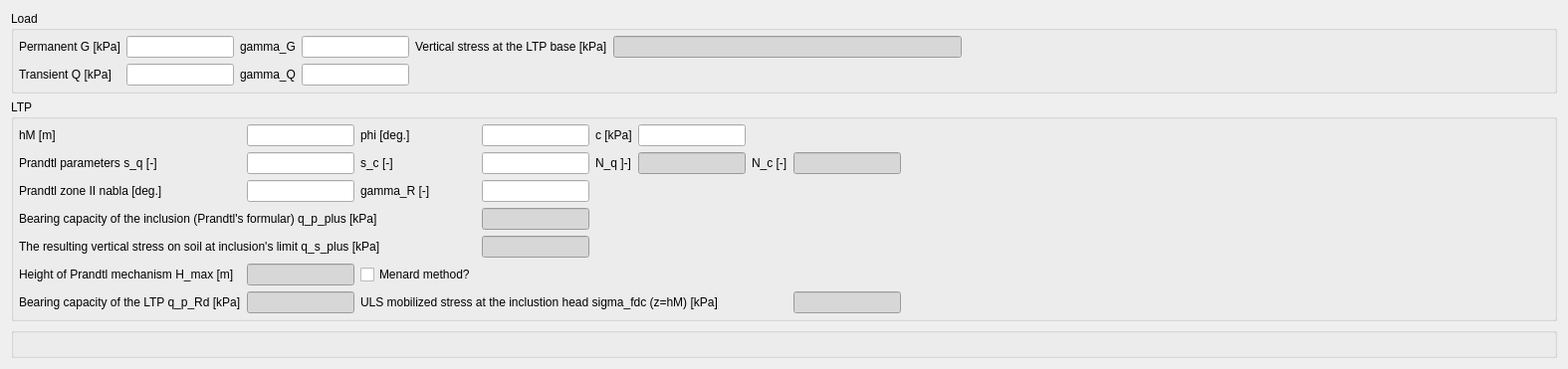
          <widget class="QWidget" name="tab_4">
           <attribute name="title">
            <string>Load &amp;&amp; LTP</string>
           </attribute>
           <layout class="QVBoxLayout" name="verticalLayout_5">
            <item>
             <widget class="QGroupBox" name="groupBox_3">
              <property name="sizePolicy">
               <sizepolicy hsizetype="Preferred" vsizetype="Preferred">
                <horstretch>0</horstretch>
                <verstretch>0</verstretch>
               </sizepolicy>
              </property>
              <property name="title">
               <string>Load</string>
              </property>
              <layout class="QGridLayout" name="gridLayout_3">
               <property name="leftMargin">
                <number>5</number>
               </property>
               <property name="topMargin">
                <number>5</number>
               </property>
               <property name="rightMargin">
                <number>0</number>
               </property>
               <property name="bottomMargin">
                <number>5</number>
               </property>
               <item row="0" column="6">
                <spacer name="horizontalSpacer_3">
                 <property name="orientation">
                  <enum>Qt::Horizontal</enum>
                 </property>
                 <property name="sizeHint" stdset="0">
                  <size>
                   <width>589</width>
                   <height>20</height>
                  </size>
                 </property>
                </spacer>
               </item>
               <item row="1" column="1">
                <widget class="QLineEdit" name="lineEdit_12">
                 <property name="sizePolicy">
                  <sizepolicy hsizetype="Preferred" vsizetype="Fixed">
                   <horstretch>0</horstretch>
                   <verstretch>0</verstretch>
                  </sizepolicy>
                 </property>
                </widget>
               </item>
               <item row="0" column="1">
                <widget class="QLineEdit" name="lineEdit_11">
                 <property name="sizePolicy">
                  <sizepolicy hsizetype="Preferred" vsizetype="Fixed">
                   <horstretch>0</horstretch>
                   <verstretch>0</verstretch>
                  </sizepolicy>
                 </property>
                </widget>
               </item>
               <item row="1" column="2">
                <widget class="QLabel" name="label_14">
                 <property name="text">
                  <string>gamma_Q</string>
                 </property>
                </widget>
               </item>
               <item row="1" column="3">
                <widget class="QLineEdit" name="lineEdit_14">
                 <property name="sizePolicy">
                  <sizepolicy hsizetype="Preferred" vsizetype="Fixed">
                   <horstretch>0</horstretch>
                   <verstretch>0</verstretch>
                  </sizepolicy>
                 </property>
                 <property name="text">
                  <string/>
                 </property>
                </widget>
               </item>
               <item row="0" column="2">
                <widget class="QLabel" name="label_13">
                 <property name="text">
                  <string>gamma_G</string>
                 </property>
                </widget>
               </item>
               <item row="1" column="4" colspan="3">
                <spacer name="horizontalSpacer_4">
                 <property name="orientation">
                  <enum>Qt::Horizontal</enum>
                 </property>
                 <property name="sizeHint" stdset="0">
                  <size>
                   <width>589</width>
                   <height>20</height>
                  </size>
                 </property>
                </spacer>
               </item>
               <item row="0" column="4">
                <widget class="QLabel" name="label_21">
                 <property name="text">
                  <string>Vertical stress at the LTP base [kPa]</string>
                 </property>
                </widget>
               </item>
               <item row="1" column="0">
                <widget class="QLabel" name="label_12">
                 <property name="text">
                  <string>Transient Q [kPa]</string>
                 </property>
                </widget>
               </item>
               <item row="0" column="0">
                <widget class="QLabel" name="label_11">
                 <property name="text">
                  <string>Permanent G [kPa]</string>
                 </property>
                </widget>
               </item>
               <item row="0" column="3">
                <widget class="QLineEdit" name="lineEdit_13">
                 <property name="sizePolicy">
                  <sizepolicy hsizetype="Preferred" vsizetype="Fixed">
                   <horstretch>0</horstretch>
                   <verstretch>0</verstretch>
                  </sizepolicy>
                 </property>
                 <property name="text">
                  <string/>
                 </property>
                </widget>
               </item>
               <item row="0" column="5">
                <widget class="QLineEdit" name="lineEdit_20">
                 <property name="styleSheet">
                  <string notr="true">background-color: rgb(215, 215, 215);</string>
                 </property>
                 <property name="readOnly">
                  <bool>true</bool>
                 </property>
                </widget>
               </item>
              </layout>
             </widget>
            </item>
            <item>
             <widget class="QGroupBox" name="groupBox_4">
              <property name="title">
               <string>LTP</string>
              </property>
              <layout class="QGridLayout" name="gridLayout_4">
               <property name="leftMargin">
                <number>5</number>
               </property>
               <property name="topMargin">
                <number>5</number>
               </property>
               <property name="rightMargin">
                <number>0</number>
               </property>
               <property name="bottomMargin">
                <number>5</number>
               </property>
               <item row="4" column="3">
                <widget class="QLineEdit" name="lineEdit_21">
                 <property name="styleSheet">
                  <string notr="true">background-color: rgb(215, 215, 215);</string>
                 </property>
                 <property name="readOnly">
                  <bool>true</bool>
                 </property>
                </widget>
               </item>
               <item row="1" column="2">
                <widget class="QLabel" name="label_20">
                 <property name="text">
                  <string>s_c [-]</string>
                 </property>
                </widget>
               </item>
               <item row="7" column="1">
                <widget class="QLineEdit" name="lineEdit_28">
                 <property name="styleSheet">
                  <string notr="true">background-color: rgb(215, 215, 215);</string>
                 </property>
                </widget>
               </item>
               <item row="0" column="1">
                <widget class="QLineEdit" name="lineEdit_15">
                 <property name="sizePolicy">
                  <sizepolicy hsizetype="Preferred" vsizetype="Fixed">
                   <horstretch>0</horstretch>
                   <verstretch>0</verstretch>
                  </sizepolicy>
                 </property>
                </widget>
               </item>
               <item row="3" column="2">
                <widget class="QLabel" name="label_27">
                 <property name="text">
                  <string>gamma_R [-]</string>
                 </property>
                </widget>
               </item>
               <item row="0" column="3">
                <widget class="QLineEdit" name="lineEdit_16">
                 <property name="sizePolicy">
                  <sizepolicy hsizetype="Preferred" vsizetype="Fixed">
                   <horstretch>0</horstretch>
                   <verstretch>0</verstretch>
                  </sizepolicy>
                 </property>
                </widget>
               </item>
               <item row="5" column="3">
                <widget class="QLineEdit" name="lineEdit_22">
                 <property name="styleSheet">
                  <string notr="true">background-color: rgb(215, 215, 215);</string>
                 </property>
                 <property name="readOnly">
                  <bool>true</bool>
                 </property>
                </widget>
               </item>
               <item row="1" column="6">
                <widget class="QLabel" name="label_38">
                 <property name="text">
                  <string>N_c [-]</string>
                 </property>
                </widget>
               </item>
               <item row="1" column="8" colspan="2">
                <spacer name="horizontalSpacer_5">
                 <property name="orientation">
                  <enum>Qt::Horizontal</enum>
                 </property>
                 <property name="sizeHint" stdset="0">
                  <size>
                   <width>650</width>
                   <height>20</height>
                  </size>
                 </property>
                </spacer>
               </item>
               <item row="0" column="5">
                <widget class="QLineEdit" name="lineEdit_17">
                 <property name="sizePolicy">
                  <sizepolicy hsizetype="Preferred" vsizetype="Fixed">
                   <horstretch>0</horstretch>
                   <verstretch>0</verstretch>
                  </sizepolicy>
                 </property>
                </widget>
               </item>
               <item row="3" column="3">
                <widget class="QLineEdit" name="lineEdit_26"/>
               </item>
               <item row="3" column="0">
                <widget class="QLabel" name="label_26">
                 <property name="text">
                  <string>Prandtl zone II nabla [deg.]</string>
                 </property>
                </widget>
               </item>
               <item row="1" column="1">
                <widget class="QLineEdit" name="lineEdit_18">
                 <property name="sizePolicy">
                  <sizepolicy hsizetype="Preferred" vsizetype="Fixed">
                   <horstretch>0</horstretch>
                   <verstretch>0</verstretch>
                  </sizepolicy>
                 </property>
                </widget>
               </item>
               <item row="0" column="4">
                <widget class="QLabel" name="label_17">
                 <property name="sizePolicy">
                  <sizepolicy hsizetype="Preferred" vsizetype="Preferred">
                   <horstretch>0</horstretch>
                   <verstretch>0</verstretch>
                  </sizepolicy>
                 </property>
                 <property name="text">
                  <string>c [kPa]</string>
                 </property>
                </widget>
               </item>
               <item row="1" column="5">
                <widget class="QLineEdit" name="lineEdit_36">
                 <property name="styleSheet">
                  <string notr="true">background-color: rgb(215, 215, 215);</string>
                 </property>
                 <property name="readOnly">
                  <bool>true</bool>
                 </property>
                </widget>
               </item>
               <item row="4" column="0" colspan="3">
                <widget class="QLabel" name="label_22">
                 <property name="text">
                  <string>Bearing capacity of the inclusion (Prandtl's formular) q_p_plus [kPa]</string>
                 </property>
                </widget>
               </item>
               <item row="6" column="1">
                <widget class="QLineEdit" name="lineEdit_24">
                 <property name="styleSheet">
                  <string notr="true">background-color: rgb(215, 215, 215);</string>
                 </property>
                 <property name="readOnly">
                  <bool>true</bool>
                 </property>
                </widget>
               </item>
               <item row="1" column="0">
                <widget class="QLabel" name="label_19">
                 <property name="text">
                  <string>Prandtl parameters s_q [-]</string>
                 </property>
                </widget>
               </item>
               <item row="1" column="3">
                <widget class="QLineEdit" name="lineEdit_19">
                 <property name="sizePolicy">
                  <sizepolicy hsizetype="Preferred" vsizetype="Fixed">
                   <horstretch>0</horstretch>
                   <verstretch>0</verstretch>
                  </sizepolicy>
                 </property>
                </widget>
               </item>
               <item row="6" column="0">
                <widget class="QLabel" name="label_25">
                 <property name="text">
                  <string>Height of Prandtl mechanism H_max [m]</string>
                 </property>
                </widget>
               </item>
               <item row="5" column="0" colspan="3">
                <widget class="QLabel" name="label_23">
                 <property name="text">
                  <string>The resulting vertical stress on soil at inclusion's limit q_s_plus [kPa]</string>
                 </property>
                </widget>
               </item>
               <item row="0" column="0">
                <widget class="QLabel" name="label_15">
                 <property name="text">
                  <string>hM [m]</string>
                 </property>
                </widget>
               </item>
               <item row="1" column="4">
                <widget class="QLabel" name="label_37">
                 <property name="text">
                  <string>N_q ]-]</string>
                 </property>
                </widget>
               </item>
               <item row="7" column="0">
                <widget class="QLabel" name="label_29">
                 <property name="text">
                  <string>Bearing capacity of the LTP q_p_Rd [kPa]</string>
                 </property>
                </widget>
               </item>
               <item row="0" column="2">
                <widget class="QLabel" name="label_16">
                 <property name="text">
                  <string>phi [deg.]</string>
                 </property>
                </widget>
               </item>
               <item row="3" column="1">
                <widget class="QLineEdit" name="lineEdit_25"/>
               </item>
               <item row="1" column="7">
                <widget class="QLineEdit" name="lineEdit_37">
                 <property name="styleSheet">
                  <string notr="true">background-color: rgb(215, 215, 215);</string>
                 </property>
                 <property name="readOnly">
                  <bool>true</bool>
                 </property>
                </widget>
               </item>
               <item row="0" column="8" colspan="2">
                <spacer name="horizontalSpacer_6">
                 <property name="orientation">
                  <enum>Qt::Horizontal</enum>
                 </property>
                 <property name="sizeHint" stdset="0">
                  <size>
                   <width>40</width>
                   <height>20</height>
                  </size>
                 </property>
                </spacer>
               </item>
               <item row="7" column="7">
                <widget class="QLineEdit" name="lineEdit_38">
                 <property name="styleSheet">
                  <string notr="true">background-color: rgb(215, 215, 215);</string>
                 </property>
                 <property name="readOnly">
                  <bool>true</bool>
                 </property>
                </widget>
               </item>
               <item row="7" column="2" colspan="5">
                <widget class="QLabel" name="label_39">
                 <property name="text">
                  <string>ULS mobilized stress at the inclustion head sigma_fdc (z=hM) [kPa]</string>
                 </property>
                </widget>
               </item>
               <item row="6" column="2">
                <widget class="QCheckBox" name="checkBox_2">
                 <property name="text">
                  <string>Menard method?</string>
                 </property>
                </widget>
               </item>
              </layout>
             </widget>
            </item>
            <item>
             <widget class="QGroupBox" name="groupBox_5">
              <property name="title">
               <string/>
              </property>
              <layout class="QGridLayout" name="gridLayout_5">
               <property name="leftMargin">
                <number>5</number>
               </property>
               <property name="topMargin">
                <number>5</number>
               </property>
               <property name="rightMargin">
                <number>0</number>
               </property>
               <property name="bottomMargin">
                <number>5</number>
               </property>
               <item row="0" column="0">
                <widget class="QWidget" name="widget_2" native="true">
                 <property name="sizePolicy">
                  <sizepolicy hsizetype="Preferred" vsizetype="Expanding">
                   <horstretch>0</horstretch>
                   <verstretch>0</verstretch>
                  </sizepolicy>
                 </property>
                </widget>
               </item>
              </layout>
             </widget>
            </item>
           </layout>
          </widget>
